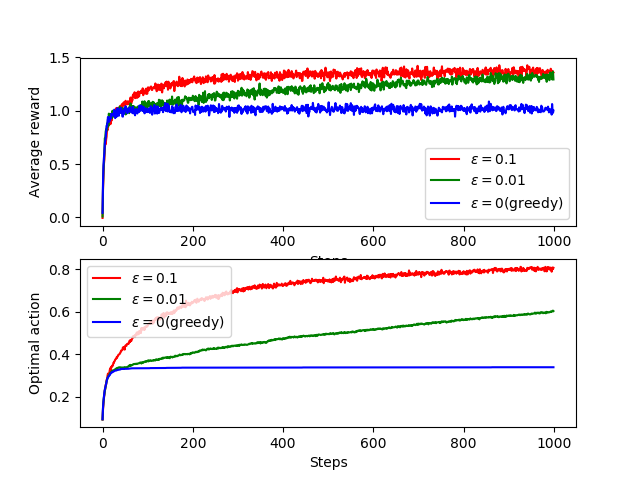

Recreate this plot in Python.
import random
from collections import namedtuple
import numpy as np
import matplotlib.pyplot as plt
import seaborn as sns

# 对元组的列表进行排序时，默认依据元组中的第一个元素，若想依据第二个元素，可以写为：
# l=[(a,b),(),()]
# sortd(l,key=lambda x:x[1])
# max(l,key=lambda x:x[1])
# 这同样适用于元组为namedtuple时
# getattr(object,'attribute_name')函数可以获得一个对象的属性或方法
class env:
    def __init__(self, arms_num):
        self.arms = []
        bandit_arm = namedtuple('bandit_arm', ['mean', 'std'])
        for i in range(arms_num):
            arm = bandit_arm(random.gauss(0, 1), 1)
            self.arms.append(arm)
        self.optimal_arm_idx = self.arms.index(max(self.arms))

    def reset(self):
        pass

    def step(self, arm_idx):
        arm = self.arms[arm_idx]
        reward = random.gauss(arm.mean, arm.std)
        return reward


class agent:
    def __init__(self, greedy, arms_num):
        self.greedy = greedy
        self.arms_num=arms_num
        self.memory = []
        arm_info = namedtuple('arm_info', ['Q', 'visits'])
        for i in range(self.arms_num):
            arm = [0.0, 0]
            self.memory.append(arm)
        self.reward_list = []

    def update_memory(self, arm_idx, reward):
        Q = self.memory[arm_idx][0]
        visits = self.memory[arm_idx][1]
        total_reward = Q * visits + reward
        self.reward_list.append(reward)
        self.memory[arm_idx][0] = total_reward / (visits + 1)
        self.memory[arm_idx][1] += 1

    def action(self):
        prob = random.uniform(0, 1)
        if prob < self.greedy:
            arm_idx = random.randrange(0, self.arms_num)
        else:
            arm_idx = self.memory.index(max(self.memory))
        return arm_idx


def play(max_steps=1000, tasks_num=2000):
    tasks = []
    single_task = namedtuple('single_task', ['env', 'agent0', 'agent01', 'agent001'])
    for i in range(tasks_num):
        task = single_task(env(10), agent(0, 10), agent(0.1, 10), agent(0.01, 10))
        tasks.append(task)
    agent_data_contain=namedtuple('agent_data_contain',['average_reward','right_percent'])
    agents_data=[]
    agent_names=['agent0','agent01','agent001']
    for i in range(3):
        agent_name=agent_names[i]
        agent_right_percent = []        
        for step in range(1, max_steps + 1):
            if_optimal_arm = []           
            for task in tasks:
                ### agent ###
                arm_idx = getattr(task,agent_name).action()
                reward = task.env.step(arm_idx)
                getattr(task,agent_name).update_memory(arm_idx, reward)
                if arm_idx == task.env.optimal_arm_idx:
                    if_optimal_arm.append(1)
                else:
                    if_optimal_arm.append(0)             
                ######
            agent_right_percent.append(if_optimal_arm.count(1) / tasks_num)            
        agent_reward_list = np.zeros(max_steps)     
        for task in tasks:
            agent_reward_list += np.array(getattr(task,agent_name).reward_list)         
        agent_average_reward = agent_reward_list / tasks_num
        agents_data.append(agent_data_contain(agent_average_reward,agent_right_percent))
    #figure 2.1
    plt.figure(21)
    sns.violinplot(data=np.random.randn(20000,10)+np.random.randn(10))
    plt.xlabel("Action")
    plt.ylabel("Reward distribution")
    plt.show()
    #figure 2.2
    plt.figure(22)
    plt.subplot(2, 1, 1)
    plt.xlabel('Steps')
    plt.ylabel('Average reward')
    plt.plot(agents_data[1].average_reward, 'r', label='$\epsilon=0.1$')
    plt.plot(agents_data[2].average_reward, 'g', label='$\epsilon=0.01$')
    plt.plot(agents_data[0].average_reward, 'b', label='$\epsilon=0$(greedy)')
    plt.legend()
    plt.subplot(2, 1, 2)
    plt.xlabel('Steps')
    plt.ylabel('Optimal action')
    plt.plot(agents_data[1].right_percent, 'r', label='$\epsilon=0.1$')
    plt.plot(agents_data[2].right_percent, 'g', label='$\epsilon=0.01$')
    plt.plot(agents_data[0].right_percent, 'b', label='$\epsilon=0$(greedy)')
    plt.legend()
    
    plt.show()


if __name__ == '__main__':
    play(max_steps=1000,
         tasks_num=2000)
